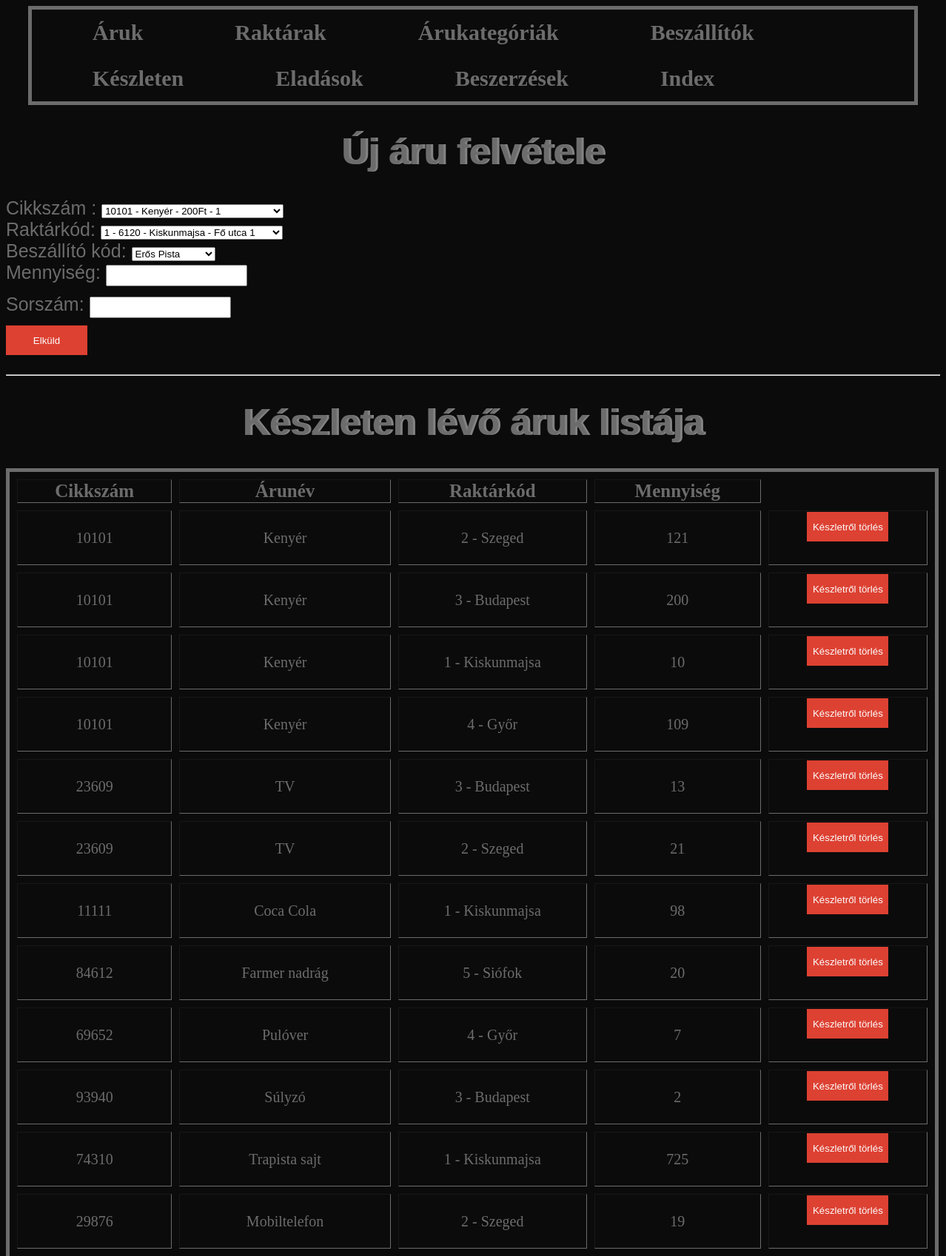
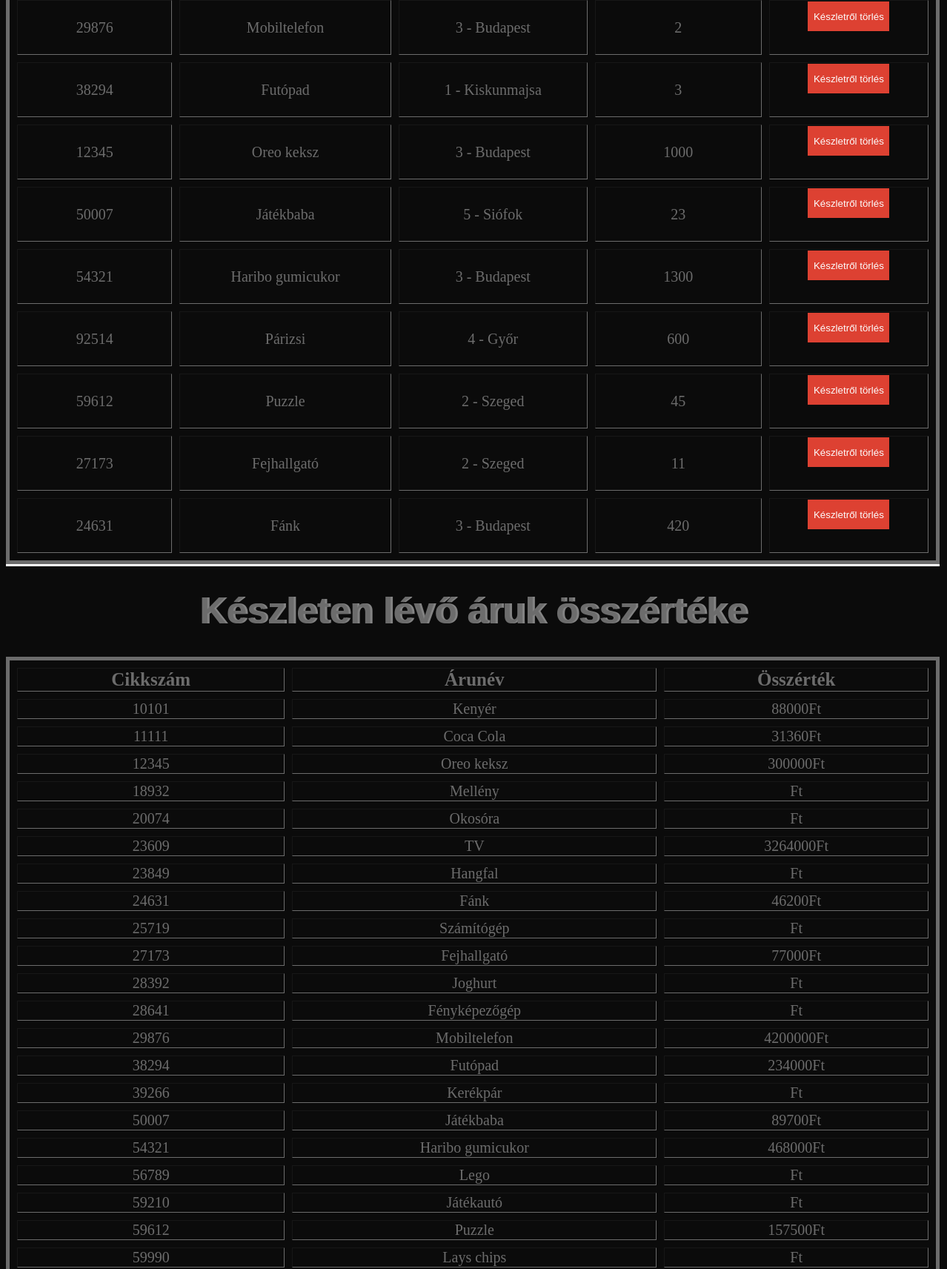
Page /keszleten.php (upper part) on the committed database (2 pictures, top to bottom).
### tables this page shows
CREATE TABLE `keszleten` (
  `cikkszam` int(5) DEFAULT NULL,
  `rkod` int(2) DEFAULT NULL,
  `mennyiseg` int(100) NOT NULL
);

CREATE TABLE `aru` (
  `cikkszam` int(5) NOT NULL,
  `egysegar` int(6) NOT NULL,
  `anev` varchar(100) NOT NULL,
  `kkod` int(3) DEFAULT NULL
);

### db_fuggvenyek.php (called while the page is built, shortened)
<?php
function konyvtar_csatlakozas() {
	$conn = mysqli_connect("localhost", "root", "") or die("Csatlakozási hiba");
	mysqli_query($conn, 'SET NAMES UTF-8');
	mysqli_query($conn, 'SET character_set_results=utf8');
	mysqli_set_charset($conn, 'utf8');
	return $conn;
}
function arulistatLeker() {
	if ( !($conn = konyvtar_csatlakozas()) ) {
		return false;
	}
	$result = mysqli_query( $conn,"SELECT cikkszam, egysegar, anev, kkod FROM aru");
	return $result;
}
function raktarlistatLeker() {
	if ( !($conn = konyvtar_csatlakozas()) ) {
		return false;
	}
	$result = mysqli_query( $conn,"SELECT rkod, iranyitoszam, varos, utca FROM raktar");
	return $result;
}
function beszallitolistatLeker() {
	if ( !($conn = konyvtar_csatlakozas()) ) {
		return false;
	}
	$result = mysqli_query( $conn,"SELECT bkod, bnev FROM beszallito");
	return $result;
}
function keszleten_aruk_listaja() {
	if ( !($conn = konyvtar_csatlakozas()) ) {
		return false;
	}
	$result = mysqli_query( $conn,"SELECT aru.cikkszam AS cikkszam, anev, CONCAT(raktar.rkod, ' - ', raktar.varos) AS rkod, mennyiseg FROM aru, raktar, keszleten WHERE keszleten.cikkszam = aru.cikkszam AND keszleten.rkod = raktar.rkod") or die(mysql_error());
	return $result;
}
function aruk_osszerteke() {
	if ( !($conn = konyvtar_csatlakozas()) ) {
		return false;
	}
	$result = mysqli_query( $conn,"SELECT aru.cikkszam, anev, (SUM(mennyiseg) * aru.egysegar) AS osszertek FROM aru LEFT JOIN keszleten ON aru.cikkszam = keszleten.cikkszam GROUP BY aru.cikkszam" );
	$list = array();
	while ( $row = mysqli_fetch_assoc($result) ) {
		array_push( $list, $row );
	}
	return $list;
}

### keszleten.php (the view, shortened to what this page needs)
<?php
include_once('db_fuggvenyek.php');
include_once('menu.php');
?>
<!DOCTYPE HTML>
<HTML>
<HEAD>
	<link rel="stylesheet" type="text/css" href="projekt.css"/>
</HEAD>
<BODY>
<h1>Új áru felvétele</h1>
<form method="POST" action="keszletfelvitel.php" accept-charset="utf-8">
<label>Cikkszám : </label>
<select name="valasztottCikszam">
<?php
	$cikkszamok = arulistatLeker();
	while( $egySor = mysqli_fetch_assoc($cikkszamok) ) {
		echo '<option value="'.$egySor["cikkszam"].'">'.
		      $egySor["cikkszam"]. ' - '.
		      $egySor["anev"]. ' - ' .
			  $egySor["egysegar"]. 'Ft - ' .
		      $egySor["kkod"] .'</option>';
	}
?>
</select>
<br>
<label>Raktárkód: </label>
<select name="valasztottRaktar">
<?php
	$raktarak = raktarlistatLeker();
	while( $egySor = mysqli_fetch_assoc($raktarak) ) {
		echo '<option value="'.$egySor["rkod"].'">'.
		      $egySor["rkod"]. ' - '.
		      $egySor["iranyitoszam"]. ' - ' .
			  $egySor["varos"]. ' - ' .
		      $egySor["utca"] .'</option>';
	}
?>
</select>
<br>
<label>Beszállító kód: </label>
<select name="valasztottBeszallito">
<?php
	$beszallitok = beszallitolistatLeker();
	while( $egySor = mysqli_fetch_assoc($beszallitok) ) {
		echo '<option value="'.$egySor["bkod"].'">'.
		      $egySor["bnev"]. '</option>';
	}
?>
</select>
<br>
<label>Mennyiség: </label>
<input type="text" name="mennyiseg" />
<br>
<label>Sorszám: </label>
<input type="text" name="sorszam" />
<br>
<input type="submit" value="Elküld" />
</form>
<hr/>
<h1>Készleten lévő áruk listája</h1>
<table border="1">
<tr>
<th>Cikkszám</th>
<th>Árunév</th>
<th>Raktárkód</th>
<th>Mennyiség</th>
</tr>
<?php
	$aruk = keszleten_aruk_listaja();
    while( $egySor = mysqli_fetch_assoc($aruk) ) {
		echo '<tr>';
		echo '<td>'. $egySor["cikkszam"] .'</td>';
		echo '<td>'. $egySor["anev"] .'</td>';
		echo '<td>'. $egySor["rkod"] .'</td>';
		echo '<td>'. $egySor["mennyiseg"] .'</td>';
		echo '<td><form method="POST" action="keszlettorles.php">
				  <input type="hidden" name="toroltkeszlet" value="'.$egySor["cikkszam"].'" />
				  <input type="submit" value="Készletről törlés" />
		          </form></td>';
		echo '</tr>';
	}
?>
</table>
<p>
<h1>Készleten lévő áruk összértéke</h1>
<table border="1">
<tr>
<th>Cikkszám</th>
<th>Árunév</th>
<th>Összérték</th>
</tr>
<?php
	$lista = aruk_osszerteke();
	foreach ( $lista as $sor) {
		echo '<tr>';
		echo '<td>'. $sor["cikkszam"] .'</td>';
		echo '<td>'. $sor["anev"] .'</td>';
		echo '<td>'. $sor["osszertek"] . 'Ft ' .'</td>';
		echo '</tr>';
	}
?>
</table>
</p>
</BODY>
</HTML>

### projekt.css (style rules this page uses)
label { color: #6c6c6c; font-size: 25px; font-family: Arial; }
h1 { color: #6c6c6c; font-size: 50px; font-family: Arial; font-weight: bold; text-align: center; text-shadow: 3px 0 #838383; }
th { font-size: 25px; }
td { font-size: 20px; }
body { background-color: #0b0b0b; }
table { color: #6c6c6c; border: 5px solid #6c6c6c; text-align: center; border-spacing: 10px; width: 1260px; margin-bottom: 10px; box-shadow: 0 3px #fcfcfc; }
p { color: #6c6c6c; text-align: justify; padding-left: 20px; }
input, textarea, fieldset { margin-bottom: 10px; color: #6c6c6c; padding: 5px; }
input[type="submit"] { background-color: #DD4132; color: #fcfcfc; width: 110px; height: 40px; outline: none; border: none; }

### rows in the picture
keszleten: cikkszam.cikkszam "10101", cikkszam.anev "Kenyér", rkod "2 - Szeged", mennyiseg "121"
keszleten: cikkszam.cikkszam "10101", cikkszam.anev "Kenyér", rkod "3 - Budapest", mennyiseg "200"
keszleten: cikkszam.cikkszam "10101", cikkszam.anev "Kenyér", rkod "1 - Kiskunmajsa", mennyiseg "10"
keszleten: cikkszam.cikkszam "10101", cikkszam.anev "Kenyér", rkod "4 - Győr", mennyiseg "109"
keszleten: cikkszam.cikkszam "23609", cikkszam.anev "TV", rkod "3 - Budapest", mennyiseg "13"
keszleten: cikkszam.cikkszam "23609", cikkszam.anev "TV", rkod "2 - Szeged", mennyiseg "21"
keszleten: cikkszam.cikkszam "11111", cikkszam.anev "Coca Cola", rkod "1 - Kiskunmajsa", mennyiseg "98"
keszleten: cikkszam.cikkszam "84612", cikkszam.anev "Farmer nadrág", rkod "5 - Siófok", mennyiseg "20"
keszleten: cikkszam.cikkszam "69652", cikkszam.anev "Pulóver", rkod "4 - Győr", mennyiseg "7"
keszleten: cikkszam.cikkszam "93940", cikkszam.anev "Súlyzó", rkod "3 - Budapest", mennyiseg "2"
keszleten: cikkszam.cikkszam "74310", cikkszam.anev "Trapista sajt", rkod "1 - Kiskunmajsa", mennyiseg "725"
keszleten: cikkszam.cikkszam "29876", cikkszam.anev "Mobiltelefon", rkod "2 - Szeged", mennyiseg "19"
keszleten: cikkszam.cikkszam "29876", cikkszam.anev "Mobiltelefon", rkod "3 - Budapest", mennyiseg "2"
keszleten: cikkszam.cikkszam "38294", cikkszam.anev "Futópad", rkod "1 - Kiskunmajsa", mennyiseg "3"
keszleten: cikkszam.cikkszam "12345", cikkszam.anev "Oreo keksz", rkod "3 - Budapest", mennyiseg "1000"
keszleten: cikkszam.cikkszam "50007", cikkszam.anev "Játékbaba", rkod "5 - Siófok", mennyiseg "23"
keszleten: cikkszam.cikkszam "54321", cikkszam.anev "Haribo gumicukor", rkod "3 - Budapest", mennyiseg "1300"
keszleten: cikkszam.cikkszam "92514", cikkszam.anev "Párizsi", rkod "4 - Győr", mennyiseg "600"
keszleten: cikkszam.cikkszam "59612", cikkszam.anev "Puzzle", rkod "2 - Szeged", mennyiseg "45"
keszleten: cikkszam.cikkszam "27173", cikkszam.anev "Fejhallgató", rkod "2 - Szeged", mennyiseg "11"
keszleten: cikkszam.cikkszam "24631", cikkszam.anev "Fánk", rkod "3 - Budapest", mennyiseg "420"
aru: cikkszam "10101", anev "Kenyér", osszertek "88000"
aru: cikkszam "11111", anev "Coca Cola", osszertek "31360"
aru: cikkszam "12345", anev "Oreo keksz", osszertek "300000"
aru: cikkszam "18932", anev "Mellény"
aru: cikkszam "20074", anev "Okosóra"
aru: cikkszam "23609", anev "TV", osszertek "3264000"
aru: cikkszam "23849", anev "Hangfal"
aru: cikkszam "24631", anev "Fánk", osszertek "46200"
aru: cikkszam "25719", anev "Számítógép"
aru: cikkszam "27173", anev "Fejhallgató", osszertek "77000"
aru: cikkszam "28392", anev "Joghurt"
aru: cikkszam "28641", anev "Fényképezőgép"
aru: cikkszam "29876", anev "Mobiltelefon", osszertek "4200000"
aru: cikkszam "38294", anev "Futópad", osszertek "234000"
aru: cikkszam "39266", anev "Kerékpár"
aru: cikkszam "50007", anev "Játékbaba", osszertek "89700"
aru: cikkszam "54321", anev "Haribo gumicukor", osszertek "468000"
aru: cikkszam "56789", anev "Lego"
aru: cikkszam "59210", anev "Játékautó"
aru: cikkszam "59612", anev "Puzzle", osszertek "157500"
aru: cikkszam "59990", anev "Lays chips"

### other values in the picture
form field valasztottCikszam "10101 - Kenyér - 200Ft - 1"
form field valasztottRaktar "1 - 6120 - Kiskunmajsa - Fő utca 1"
form field valasztottBeszallito "Erős Pista"
